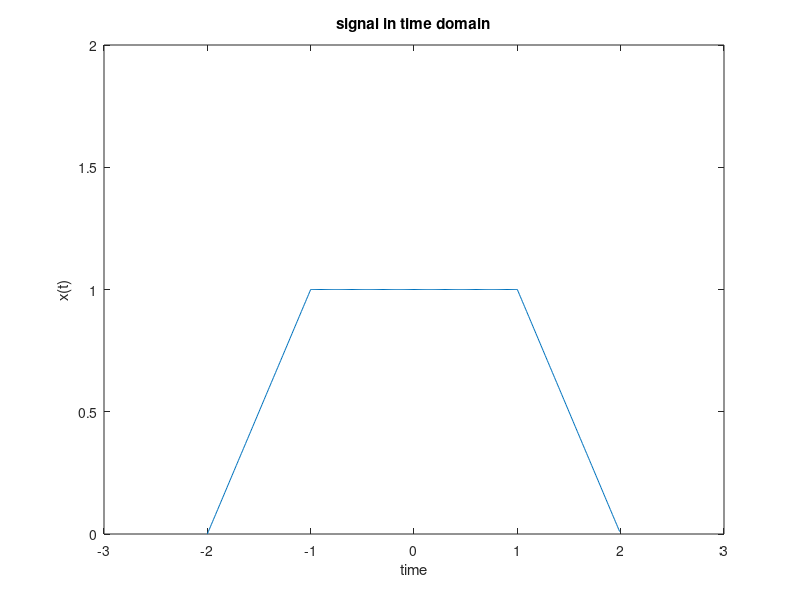
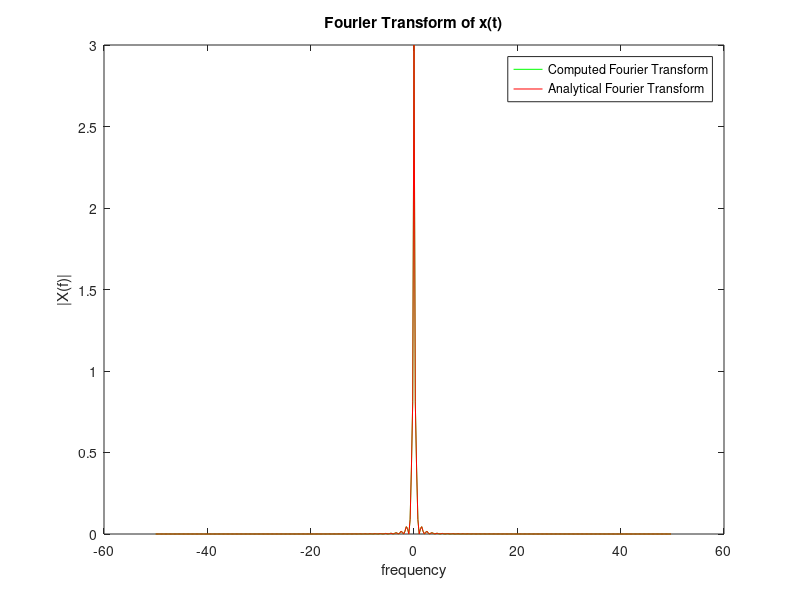

These charts were generated, in order, by the following MATLAB code:
clc
clear
close all
T=4;              %simulation time
fs=100;           %sampling frequency
ts=1/fs;          %time step
N=ceil(T/ts);     %number of time samples
df=1/T;           %frequency step , df=fs/N

t1=-2:ts:-1-ts;
t2=-1:ts:1-ts;
t3=1:ts:2-ts;
t=[t1,t2,t3];           %time vector
x1 = t1 + 2;            %x(t)  ,    -2<t<-1
x2 = ones(size(t2));    %x(t)  ,    -1<t<-1
x3 = 2 - t3;            %x(t)  ,     1<t<2
x = [x1, x2, x3];       %x(t) , signal in time domain
plot(t, x);
title('signal in time domain');
xlabel('time');
ylabel('x(t)');
ylim([0, 2])
xlim([-3, 3])

if(rem(N,2)==0)  %even
  f= (-0.5*fs): df: 0.5*fs-df;     %frequency vector if N is even
else      %odd
  f= -(0.5*fs-0.5*df) :df: (0.5*fs-0.5*df);     %frequency vector if N is odd
end
% Fourier transform
X_FT=fftshift(fft(x))*ts;    % multiblied by ts as the signal is non-periodic
% analytical expression
X_analytical = 3 .* sinc(f) .* sinc(3 * f);
figure 2
plot(f,abs(X_FT),'g',f,abs(X_analytical),'r')
xlabel('frequency');
ylabel('|X(f)|');
title('Fourier Transform of x(t)');
legend('Computed Fourier Transform','Analytical Fourier Transform');



